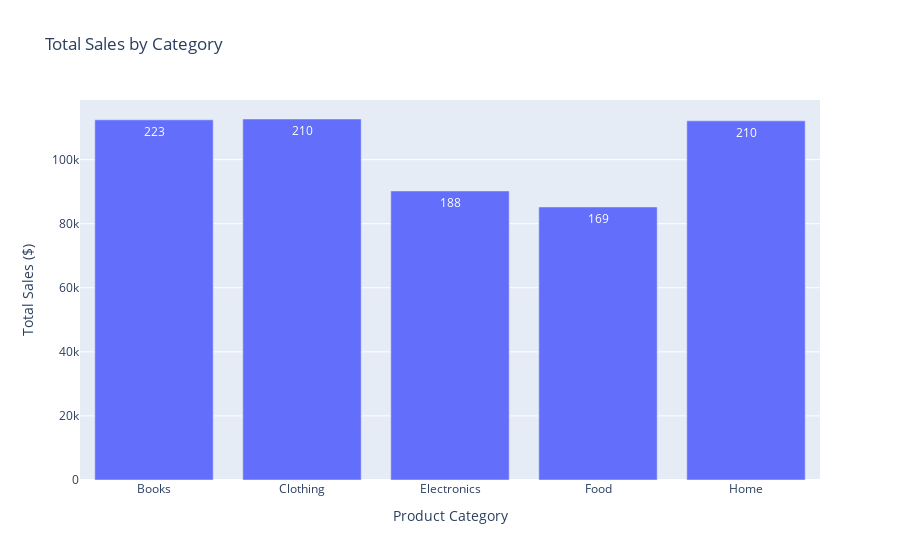

The notebook cell saved with this chart:
### Code cell
# Plot the results
fig: go.Figure = px.bar(
    pd.read_sql(category_sales_sql, conn),
    x="category",
    y="total_sales",
    title="Total Sales by Category",
    text="transaction_count",
    labels={"total_sales": "Total Sales ($)", "category": "Product Category"},
)
fig.show()

### Figure 1 — Plotly figure (JSON) as saved in the notebook; plotly's stock layout.template omitted (floating-point values rounded to 4 significant figures)
{"data": [{"hovertemplate": "Product Category=%{x}<br>Total Sales ($)=%{y}<br>transaction_count=%{text}<extra></extra>", "legendgroup": "", "marker": {"color": "#636efa", "pattern": {"shape": ""}}, "name": "", "orientation": "v", "showlegend": false, "text": [223.0, 210.0, 188.0, 169.0, 210.0], "textposition": "auto", "type": "bar", "x": ["Books", "Clothing", "Electronics", "Food", "Home"], "xaxis": "x", "y": [112400.0, 112700.0, 90230.0, 85220.0, 112100.0], "yaxis": "y"}], "layout": {"barmode": "relative", "legend": {"tracegroupgap": 0}, "title": {"text": "Total Sales by Category"}, "xaxis": {"anchor": "y", "domain": [0, 1], "title": {"text": "Product Category"}}, "yaxis": {"anchor": "x", "domain": [0, 1], "title": {"text": "Total Sales ($)"}}}}
